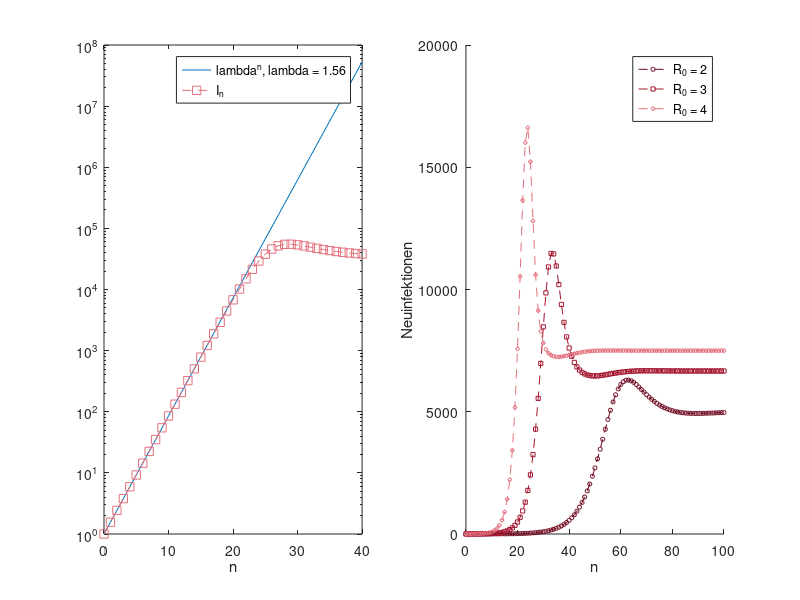

Write MATLAB code to recreate this figure.
% Abb. 2.18: Anfangsphase der Epidemie und Neuinfektionen (Buch, Abschnitt 2.4, Gl. 2.21 und 2.20)
% links: I_n in Szenario B logarithmisch mit dem Wachstumsfaktor lambda = 1 + (gamma + alpha)(R_0 - 1);
% rechts: Neuinfektionen beta S_n I_n pro Zeitschritt für R_0 = 2, 3, 4 (I_0 = 1, alpha = gamma = 0.1)
% (c) 2026 Philipp Kügler · Programm zum Buch „Dynamische Systeme in den Lebenswissenschaften“ · MIT-Lizenz (siehe LICENSE)
N = 100000; alpha = 0.1; gamma = 0.1;

% links: Szenario B
beta = 7.6e-6; M = 40;
S = zeros(1, M + 1); I = zeros(1, M + 1); S(1) = N - 1; I(1) = 1;
for k = 1:M
    S(k + 1) = S(k) - beta * S(k) * I(k) + alpha * (N - S(k));
    I(k + 1) = I(k) + beta * S(k) * I(k) - (gamma + alpha) * I(k);
end
lam = 1 + (gamma + alpha) * (beta * N / (gamma + alpha) - 1);
fprintf('Wachstumsfaktor am Anfang: lambda = %.2f;  I_10 = %.1f,  lambda^10 = %.1f\n', lam, I(11), lam^10);
n = 0:M;
subplot(1, 2, 1);
semilogy(n, lam.^n, 'Color', [0 0.447 0.741]); hold on
semilogy(n, I, 's--', 'Color', [0.89 0.44 0.49]); hold off
xlabel('n'); legend(sprintf('lambda^n, lambda = %.2f', lam), 'I_n');

% rechts: Neuinfektionen für R_0 = 2, 3, 4
subplot(1, 2, 2); hold on
rot = [0.43 0.04 0.12; 0.64 0.08 0.18; 0.89 0.44 0.49]; marker = 'osd';
M = 100;
for j = 1:3
    R0 = j + 1;
    beta = R0 * (gamma + alpha) / N;
    S = zeros(1, M + 1); I = zeros(1, M + 1); S(1) = N - 1; I(1) = 1;
    for k = 1:M
        S(k + 1) = S(k) - beta * S(k) * I(k) + alpha * (N - S(k));
        I(k + 1) = I(k) + beta * S(k) * I(k) - (gamma + alpha) * I(k);
    end
    neu = beta * S .* I;
    plot(0:M, neu, ['--' marker(j)], 'Color', rot(j, :), 'MarkerSize', 3, 'DisplayName', sprintf('R_0 = %d', R0));
    [m, im] = max(neu);
    fprintf('R_0 = %d: höchstens %.0f Neuinfektionen im Schritt n = %d\n', R0, m, im - 1);
end
hold off; xlabel('n'); ylabel('Neuinfektionen'); legend('show');
